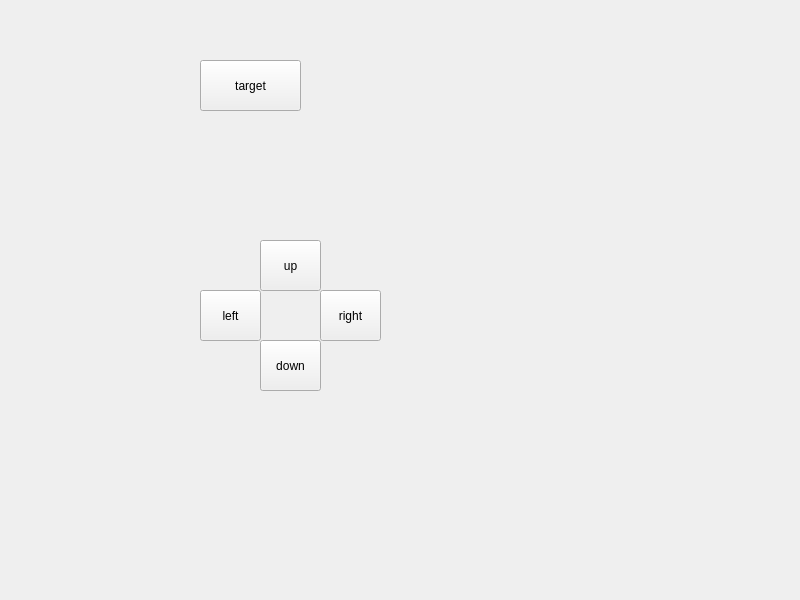
<?xml version="1.0" encoding="UTF-8"?>
<ui version="4.0">
 <class>Widget</class>
 <widget class="QWidget" name="Widget">
  <property name="geometry">
   <rect>
    <x>0</x>
    <y>0</y>
    <width>800</width>
    <height>600</height>
   </rect>
  </property>
  <property name="windowTitle">
   <string>Widget</string>
  </property>
  <widget class="QPushButton" name="pushButton_target">
   <property name="geometry">
    <rect>
     <x>200</x>
     <y>60</y>
     <width>101</width>
     <height>51</height>
    </rect>
   </property>
   <property name="text">
    <string>target</string>
   </property>
  </widget>
  <widget class="QPushButton" name="pushButton_up">
   <property name="geometry">
    <rect>
     <x>260</x>
     <y>240</y>
     <width>61</width>
     <height>51</height>
    </rect>
   </property>
   <property name="text">
    <string>up</string>
   </property>
  </widget>
  <widget class="QPushButton" name="pushButton_left">
   <property name="geometry">
    <rect>
     <x>200</x>
     <y>290</y>
     <width>61</width>
     <height>51</height>
    </rect>
   </property>
   <property name="text">
    <string>left</string>
   </property>
  </widget>
  <widget class="QPushButton" name="pushButton_right">
   <property name="geometry">
    <rect>
     <x>320</x>
     <y>290</y>
     <width>61</width>
     <height>51</height>
    </rect>
   </property>
   <property name="text">
    <string>right</string>
   </property>
  </widget>
  <widget class="QPushButton" name="pushButton_down">
   <property name="geometry">
    <rect>
     <x>260</x>
     <y>340</y>
     <width>61</width>
     <height>51</height>
    </rect>
   </property>
   <property name="text">
    <string>down</string>
   </property>
  </widget>
 </widget>
 <resources/>
 <connections/>
</ui>
